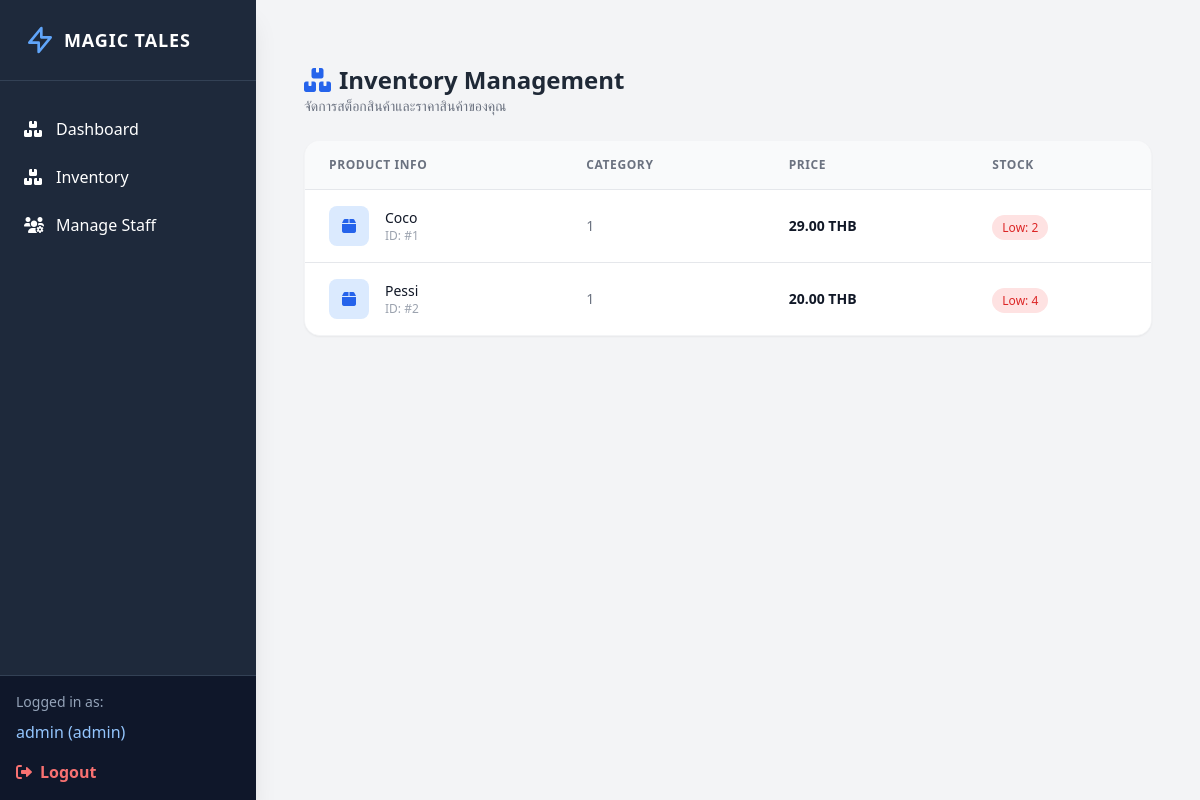
Page /api/low_inventory (signed in) on the earlier database version.
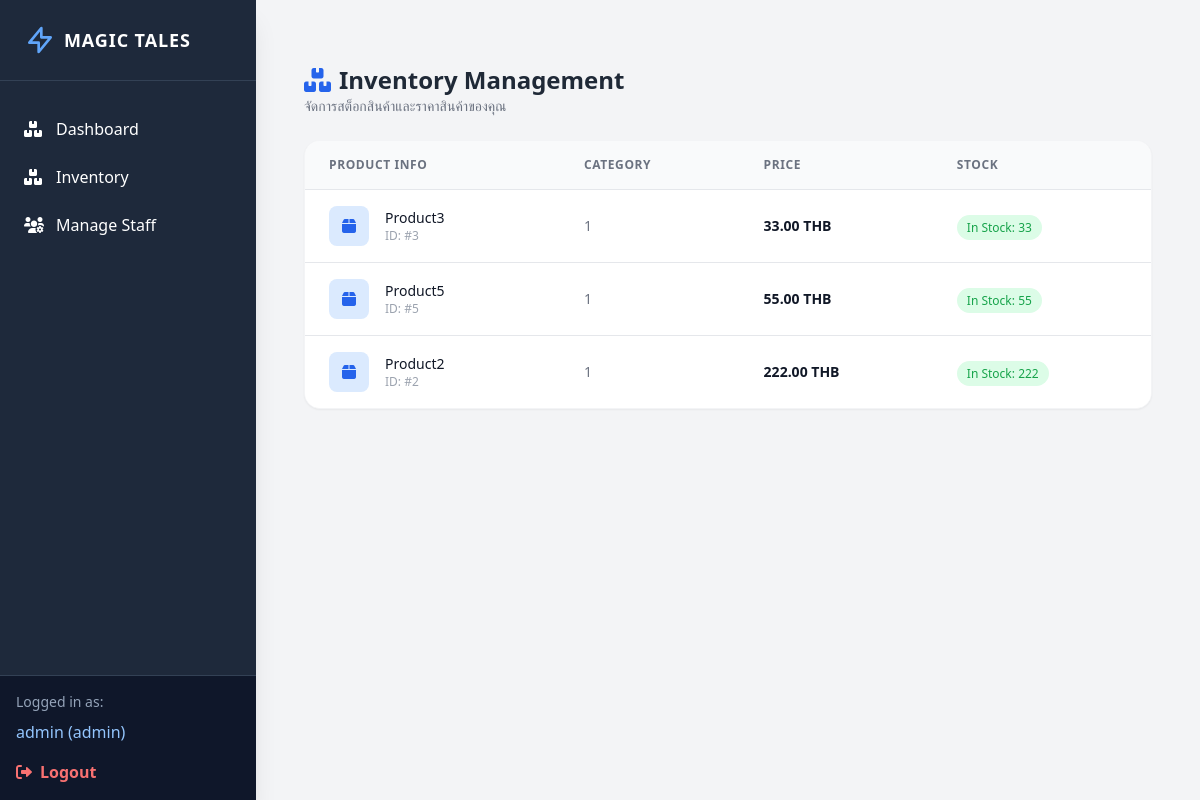
Same page on the later database version.
### app/models.py (models this page shows, shortened)
class User(db.Model , UserMixin):
    __tablename__ = 'users'
    id = db.Column(db.Integer, primary_key=True)
    username = db.Column(db.String(50), unique=True, nullable=False)
    password_hash = db.Column(db.String(255), nullable=False)
    role = db.Column(db.String(20), default='staff')  # 'admin' หรือ 'staff'
    is_active = db.Column(db.Boolean, default=True, nullable=False)
    created_at = db.Column(db.DateTime, default=lambda: datetime.now())
    orders = db.relationship('Order', backref='staff', lazy=True)

class Product(db.Model):
    __tablename__ = 'products'
    id = db.Column(db.Integer, primary_key=True)
    sku = db.Column(db.String(50), unique=True, nullable=False)
    name = db.Column(db.String(200), nullable=False)
    price = db.Column(db.Float, nullable=False)
    stock_quantity = db.Column(db.Integer, default=0)
    category_id = db.Column(db.Integer, db.ForeignKey('categories.id'), nullable=False)
    order_items = db.relationship('OrderItem', backref='product', lazy=True)
    is_deleted = db.Column(db.Boolean, default=False, nullable=False)
    created_at = db.Column(db.DateTime, default=datetime.now)
    created_by_id = db.Column(db.Integer, db.ForeignKey('users.id'), nullable=True)
    created_by = db.relationship('User', backref='created_products')

### app/routes.py (the view)
@api.route('/low_inventory')
@login_required
def low_inventory():
    filter_type = request.args.get('filter')
    query = Product.query.filter_by(is_deleted=False)
    if filter_type == 'low_stock':
        query = query.filter(Product.stock_quantity < 5)
    products = query.order_by(Product.stock_quantity.asc()).all()
    products_json = []
    for p in products:
        products_json.append({
            'id': p.id,
            'name': p.name,
            'price': float(p.price),
            'stock_quantity': p.stock_quantity,
            'category_id': p.category_id
        })
    return render_template(
        'low_inventory.html',
        user=current_user,
        products=products, # ยังส่งแบบเดิมเผื่อไว้
        products_json=products_json, # ✅ ส่งแบบ JSON ไปให้ JS
        filter_type=filter_type
    )

### app/__init__.py (called while the page is built)
def create_app():
    app = Flask(__name__)
    app.config['SECRET_KEY'] = '985d8bde7803e4e9b9eec56e87d46b05cd9908791407fd3e' # 4. สำคัญมาก! ต้องมี Secret Key สำหรับ Session
    app.config['SQLALCHEMY_DATABASE_URI'] = 'sqlite:///inventory.db'
    app.config['SQLALCHEMY_TRACK_MODIFICATIONS'] = False
    db.init_app(app)
    login_manager.init_app(app)
    login_manager.login_view = 'api.login'  # ถ้าไม่ล็อกอินจะถูกส่งไปที่หน้าไหน
    login_manager.login_message = "กรุณาเข้าสู่ระบบก่อนใช้งาน"
    @login_manager.user_loader
    def load_user(user_id):
        return User.query.get(int(user_id))
    app.register_blueprint(api, url_prefix='/api')
    return app

### app/templates/low_inventory.html (shortened to what this page needs)
{% extends "base.html" %}
{% block content %}
<div class="container mx-auto px-4 py-8">
    <div class="flex flex-col md:flex-row justify-between items-center mb-6 gap-4">
        <div>
            <h1 class="text-2xl font-bold text-gray-800 flex items-center gap-2">
                <i class="fa-solid fa-boxes-stacked text-blue-600"></i>
                {% if filter_type == 'low_stock' %}
                    <span class="text-red-600">🚨 Low Stock Items</span>
                {% else %}
                    Inventory Management
                {% endif %}
            </h1>
            <p class="text-sm text-gray-500">จัดการสต็อกสินค้าและราคาสินค้าของคุณ</p>
        </div>
    </div>
    <div class="bg-white rounded-2xl shadow-sm border border-gray-100 overflow-hidden">
        <div class="overflow-x-auto">
            <table class="min-w-full divide-y divide-gray-200">
                <thead class="bg-gray-50">
                    <tr>
                        <th class="px-6 py-4 text-left text-xs font-semibold text-gray-500 uppercase tracking-wider">Product Info</th>
                        <th class="px-6 py-4 text-left text-xs font-semibold text-gray-500 uppercase tracking-wider">Category</th>
                        <th class="px-6 py-4 text-left text-xs font-semibold text-gray-500 uppercase tracking-wider">Price</th>
                        <th class="px-6 py-4 text-left text-xs font-semibold text-gray-500 uppercase tracking-wider">Stock</th>
                    </tr>
                </thead>
                <tbody id="low-stock-table-body" class="divide-y divide-gray-200 bg-white">
                    {% for product in products %}
                    <tr class="hover:bg-gray-50 transition">
                        <td class="px-6 py-4 whitespace-nowrap">
                            <div class="flex items-center">
                                <div class="h-10 w-10 flex-shrink-0 bg-blue-100 rounded-lg flex items-center justify-center text-blue-600">
                                    <i class="fa-solid fa-box"></i>
                                </div>
                                <div class="ml-4">
                                    <div class="text-sm font-medium text-gray-900">{{ product.name }}</div>
                                    <div class="text-xs text-gray-400">ID: #{{ product.id }}</div>
                                </div>
                            </div>
                        </td>
                        <td class="px-6 py-4 whitespace-nowrap text-sm text-gray-500">
                            {{ product.category_id or 'General' }}
                        </td>
                        <td class="px-6 py-4 whitespace-nowrap text-sm font-semibold text-gray-900">
                            {{ "{:,.2f}".format(product.price) }} THB
                        </td>
                        <td class="px-6 py-4 whitespace-nowrap">
                            {% if product.stock_quantity < 5 %}
                                <span class="px-2.5 py-1 text-xs font-medium bg-red-100 text-red-600 rounded-full animate-pulse">
                                    Low: {{ product.stock_quantity }}
                                </span>
                            {% else %}
                                <span class="px-2.5 py-1 text-xs font-medium bg-green-100 text-green-600 rounded-full">
                                    In Stock: {{ product.stock_quantity }}
                                </span>
                            {% endif %}
                        </td>
                    </tr>
                    {% else %}
                    <tr>
                        <td colspan="5" class="px-6 py-10 text-center text-gray-400 italic">
                            No products found.
                        </td>
                    </tr>
                    {% endfor %}
                </tbody>
            </table>
        </div>
    </div>
</div>
{% endblock %}

### app/templates/base.html (shortened to what this page needs)
<!DOCTYPE html>
<html lang="th">
<head>
    <script src="https://cdn.tailwindcss.com"></script>
    <link href="https://cdnjs.cloudflare.com/ajax/libs/font-awesome/6.0.0/css/all.min.css" rel="stylesheet">
</head>
<body class="bg-gray-100 font-sans">
    {% if current_user.is_authenticated %}
    <div class="flex min-h-screen">
        <aside class="w-64 bg-slate-800 text-white flex-shrink-0 flex flex-col shadow-xl sticky top-0 h-screen">
            <div class="p-6 flex items-center gap-2 border-b border-slate-700">
                <svg class="w-8 h-8 text-blue-400" fill="none" stroke="currentColor" viewBox="0 0 24 24">
                    <path stroke-linecap="round" stroke-linejoin="round" stroke-width="2"
                        d="M13 10V3L4 14h7v7l9-11h-7z"></path>
                </svg>
                <span class="text-lg font-bold tracking-wider" >MAGIC TALES</span>
            </div>
            <nav class="mt-6 flex-1">
                <a href="#" onclick="window.location.href='/api/dashboard'"
                    class="flex items-center gap-3 py-3 px-6 hover:bg-slate-700 transition-colors">
                    <i class="fa-solid fa-boxes-stacked w-5"></i>
                    <span>Dashboard</span>
                </a>
                {% if current_user.role == 'admin' %}
                <a href="#" onclick="window.location.href='/api/inventory'"
                    class="flex items-center gap-3 py-3 px-6 hover:bg-slate-700 transition-colors">
                    <i class="fa-solid fa-boxes-stacked w-5"></i>
                    <span>Inventory</span>
                </a>
                <a href="{{ url_for('api.manage_staff') }}"
                    class="flex items-center gap-3 py-3 px-6 hover:bg-slate-700 transition-colors">
                    <i class="fa-solid fa-users-gear w-5"></i>
                    <span>Manage Staff</span>
                </a>
                {% endif %}
            </nav>
            <div class="p-4 border-t border-slate-700 bg-slate-900">
                <div class="text-sm text-slate-400 mb-2">Logged in as:</div>
                <div class="font-medium text-blue-300 truncate mb-4">{{ current_user.username }} ({{current_user.role}})
                </div>
                <a href="{{ url_for('api.logout') }}"
                    class="flex items-center gap-2 text-red-400 hover:text-red-300 transition-colors font-semibold">
                    <i class="fa-solid fa-right-from-bracket"></i> Logout
                </a>
            </div>
        </aside>
        <main class="flex-1 overflow-y-auto">
            <div class="p-8">
                {% block content %}{% endblock %}
            </div>
        </main>
    </div>
    {% else %}
    <div class="min-h-screen flex items-center justify-center">
        {% block login_content %}{% endblock %}
    </div>
    {% endif %}
</body>
</html>

Differences in the rows shown:
no longer on this page (row edited): Product: name "Coco", id "1", category "1", price "29.00", stock_quantity "2"
added Product: name "Product3", id "3", category "1", price "33.00", stock_quantity "33"
added Product: name "Product5", id "5", category "1", price "55.00", stock_quantity "55"
changed Product id 2: name "Pessi" → "Product2"; price "20.00" → "222.00"; stock_quantity "4" → "222"; stock_quantity "Low:" → "In Stock:"
